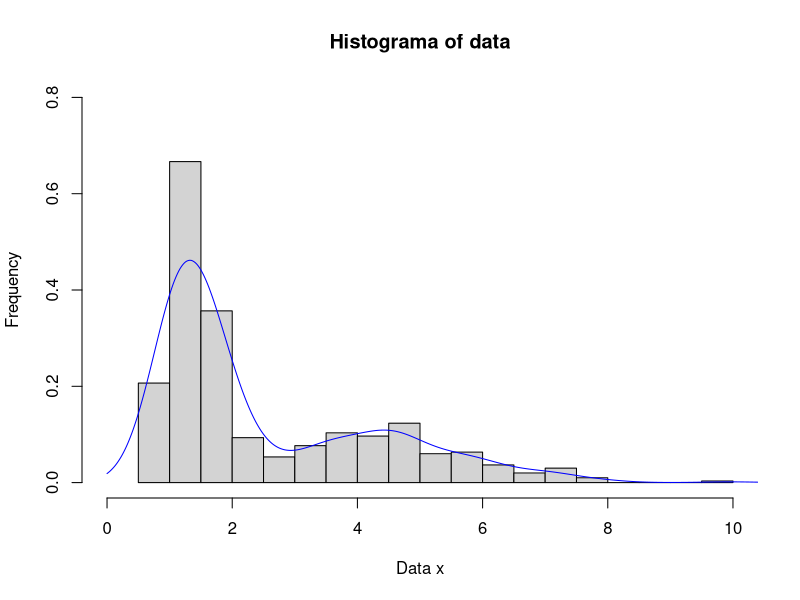
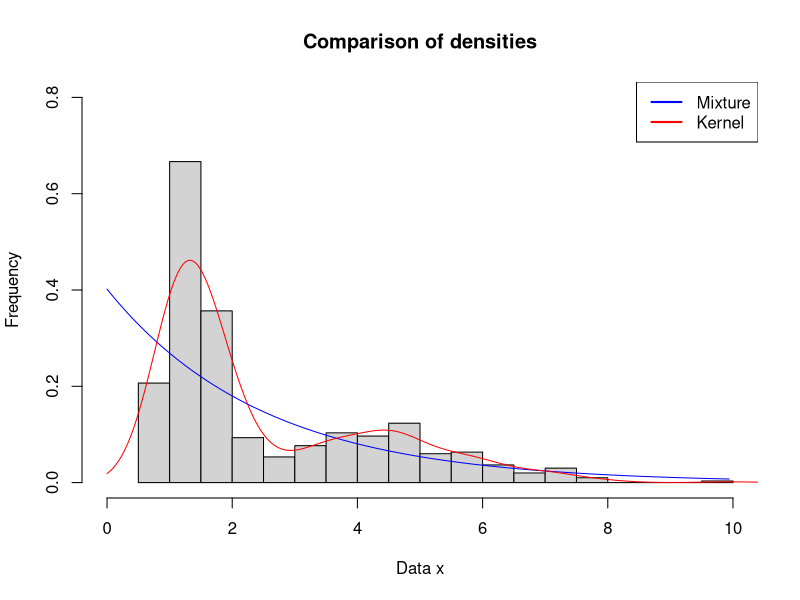
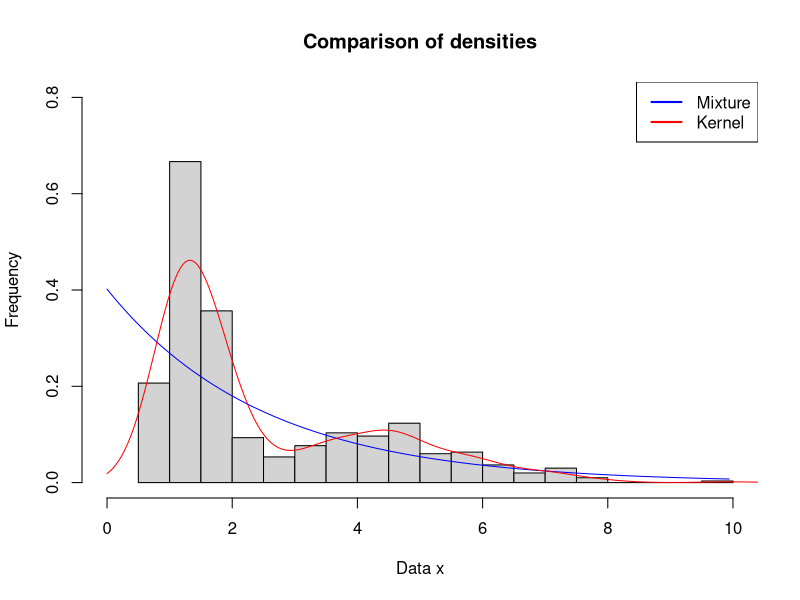
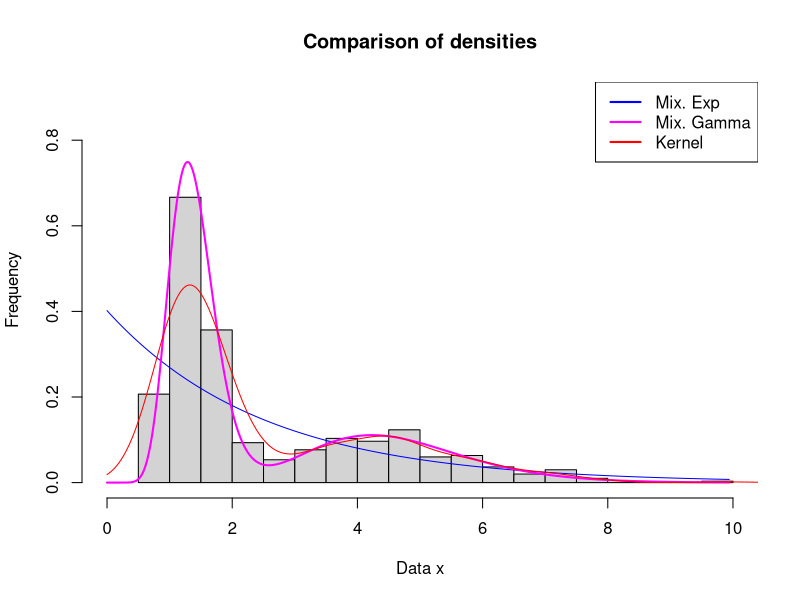
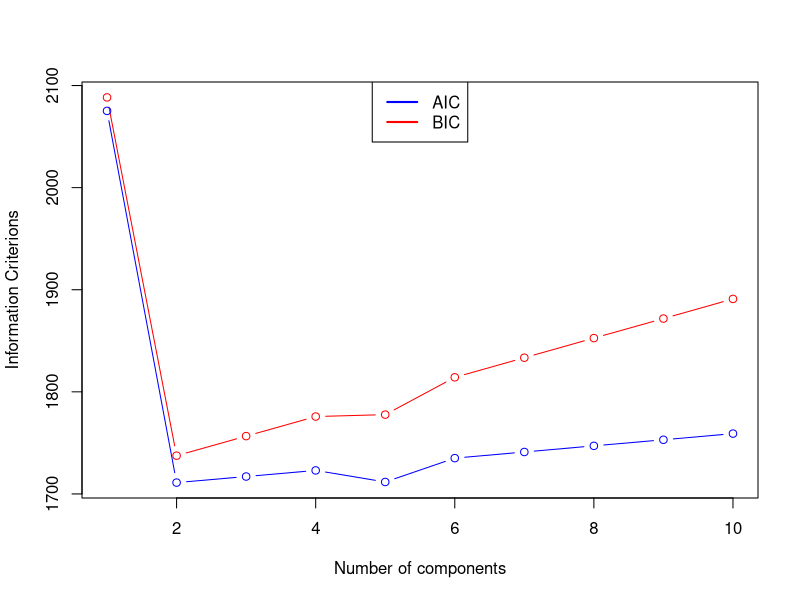
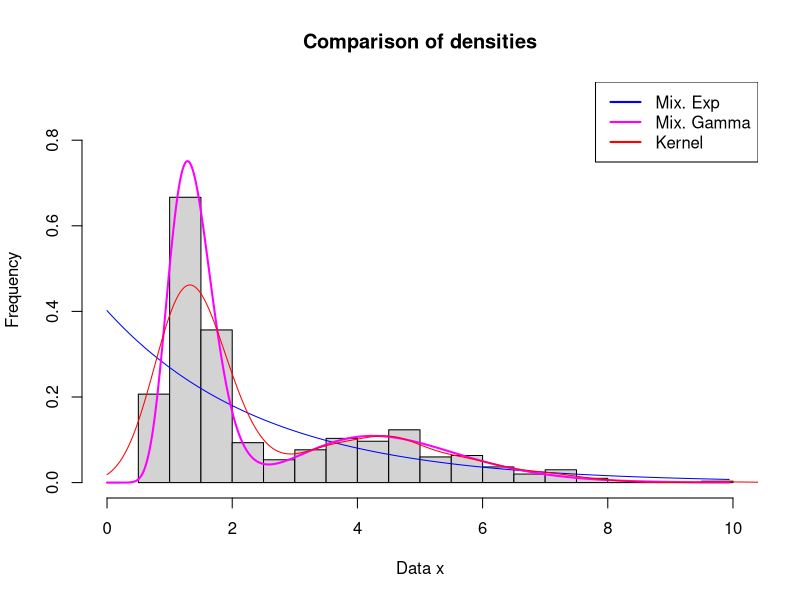

Source code (R) for these figures, in order:
## ---- chunk 1
knitr::opts_chunk$set(echo = TRUE)
library(tidyverse)
## ---- chunk 2
#Let's get some data ...
n <- 600 #Sample size
set.seed(201111754)
X <- data.frame(x= exp(c(rnorm( n = n/3, mean = 0.1,  sd = 0.2),
                     rnorm( n = n/3, mean = 0.5,  sd = 0.2  ),
                     rnorm( n = n/3, mean = 1.5,  sd = 0.3  ))))

hist(x = X$x, 
     main= "Histograma of data",
     xlab = "Data x",
     ylab = "Frequency",
     breaks = 20,
     freq = F,
     ylim = c(0,0.8),
     xlim = c(0,10))
lines(density(X$x,from = 0), col="blue")

## ---- chunk 3
#Find initial values for the EM

m <- 4  #NUmber of components for the mixture

cluster <- kmeans(x = X,
                  centers = m) #Clustering using k means

initial <- X %>% cbind(group = cluster$cluster) %>% 
              group_by(group) %>%  #Summarize by group
              summarise( theta = mean(x), #MLE of theta is the sample mean
                             a =  n() / dim(X)[1]) #Estimate a as the sample proportion

#Store values
Phi_0 <- list(Theta = initial$theta, 
              a = initial$a ) 

initial #Display Values


## ---- chunk 4
# E - Step: Compute the posterior probabilities

f_joint = function(x,y, Phi){ Phi$a[y]*dexp(x = x,rate = 1/Phi$Theta[y]) } #Joint distribution

g_num <- outer(X = X$x, 
               Y = 1:m,  
               Phi = Phi_0, 
               FUN = f_joint ) #Compute the numerator of g for all data

g_denom <- apply(X = g_num,
                 MARGIN = 1,
                 FUN = sum ) #Compute the denominator of g for all data

g_0 <-g_num/g_denom #g is the ratio

colnames(g_0) = outer("g^(0)_,",1:m,FUN = paste0) #Names
rownames(g_0) = outer("X_",1:n,FUN = paste0)

head(g_0) #Display
## ---- chunk 5
#M-step: Compute updated values for the means and the weights with the formulas

# New weights
a_1 = apply(X = g_0,
            MARGIN = 2, #By columns
            FUN = sum)/n

names(a_1) = outer("a_",1:m,FUN = paste0) #Names

#Weighted average
theta_1 = apply(X = X$x*g_0,
                MARGIN = 2, #By columns
                FUN = sum)/(n*a_1)

names(theta_1 ) = outer("theta_",1:m,FUN = paste0) #Names

Phi_k=list(Theta = theta_1, a = a_1 ) #Store values in alist

Phi_k #Display results

## ---- chunk 6

convergence = FALSE #Boolean that denotes the convergence to a solution
k=1 #Stores the value of the current iteration

while(!convergence){
  
#E-Step: Posterior probabilities (same code form above)
g_num <- outer(X = X$x,
               Y = 1:m,
               Phi = Phi_k, 
               FUN = f_joint ) 

g_denom <- apply(X = g_num,
                 MARGIN = 1,
                 FUN = sum )

g_k <-g_num/g_denom

colnames(g_k) = outer("g^(k)_",1:m,FUN = paste0) #Names
rownames(g_k) = outer("X_",1:n,FUN = paste0)

#M-Step: Compute updated values values in the M-step
a_k = apply(X = g_k,
            MARGIN = 2,
            FUN = sum)/n

theta_k = apply(X = X$x*g_k,
                MARGIN = 2,
                FUN = sum)/(n*a_k)

names(a_k) = outer("a_",1:m,FUN = paste0) #Names
names(theta_k ) = outer("theta_",1:m,FUN = paste0) #Names

#Check convergence
convergence <- (sum((Phi_k$Theta-theta_k)^2)+ #L2 norm between iterations
              sum((Phi_k$a-a_k)^2)<0.00001)
  
#Print values of iterations
print(paste0("-------------------------------------------------------------- "))
print(paste0("Iteration ", k))
print(paste0("Parameter Theta"))
print(theta_k)
print(paste0("Weights a"))
print(a_k)

#Update new value of parameters
Phi_k=list(Theta = theta_k, a = a_k )
k=k+1

}

## ---- chunk 7
#Density of the mixture
fitted_density = function(x){ apply(X = outer(X = x,
                                              Y = 1:m,
                                              FUN = f_joint,
                                              Phi=Phi_k),
                                    MARGIN = 1,
                                    FUN = sum)}

#Some values for a grid
xval = seq(0,max(X$x),0.01) #Grid of X values 
fval = fitted_density(xval) #Density evaluated

#Plot the fitted densities
hist(x = X$x,   #Plot data
     main= "Comparison of densities",
     xlab = "Data x",
     ylab = "Frequency",
     breaks = 20,
     freq = F,
     ylim = c(0,0.8),
     xlim = c(0,10))
lines(xval,  #Plot fitted density
      fval,
      type="l",
      col="blue")
lines(density(X$x,from = 0),  #Plot fitted kernel
      col="red")
legend('topright', 
       col=c("blue", 'red'), 
       lwd=2, 
       legend=c("Mixture", "Kernel"))
## ---- chunk 8
#install.packages("mixtools")
library(mixtools)
## ---- chunk 9
#Fit the model
fit_exp <- expRMM_EM(x = X$x, #Data
                     k = m, #NUmber of components
                     lambda = Phi_0$a, #Starting values for lambda (optional)
                     rate = Phi_0$Theta^(-1) ) #Starting values for the rates (optional)

#Obtain estimations
lambda <- fit_exp$lambda
means <- fit_exp$rate^(-1)

names(lambda) = outer("a_",1:m,FUN = paste0) #Names
names(means) = outer("theta_",1:m,FUN = paste0) #Names

Phi_exp <-list(Theta = means, 
                   a = lambda)

#See estimates
Phi_exp
## ---- chunk 10

#Density of the mixture
fitted_density_exp = function(x){ apply(X = outer(X = x, 
                                                  Y = 1:m,
                                                  FUN = f_joint, 
                                                  Phi=Phi_exp ),
                                        MARGIN = 1,
                                        FUN = sum)}

#Evaluate fitted density
fval_exp=fitted_density_exp(xval) 

#Plot the fitted densities
hist(x = X$x,   #Plot data
     main= "Comparison of densities",
     xlab = "Data x",
     ylab = "Frequency",
     breaks = 20,
     freq = F,
     ylim = c(0,0.8),
     xlim = c(0,10))
lines(xval,  #Plot fitted density
      fval_exp,
      type="l",
      col="blue")
lines(density(X$x,from = 0),  #Plot fitted kernel
      col="red")
legend('topright', 
       col=c("blue", 'red'), 
       lwd=2, 
       legend=c("Mixture", "Kernel"))

## ---- chunk 11
#Fit the model
fit_gamma<- gammamixEM(x = X$x, #Data 
                     k = m , #Number of components
                     fix.alpha = T, #Same shape parameter (optional)
                     lambda = Phi_0$a, #Use the clustering proportions as starting values for the weights
                    mom.start = T ) #Find starting values for shape and rate parameters  using method of moments.

#Obtain estimations
Phi_gamma <-list(alpha = fit_gamma$gamma.pars[1,],
                  beta = fit_gamma$gamma.pars[2,], 
                     a = fit_gamma$lambda)

#See estimates
Phi_gamma
## ---- chunk 12

#Joint distribution 
f_joint_gamma <- function(x,y,Phi){ Phi$a[y]*dgamma(x = x, 
                                                    scale = Phi_gamma$beta[y],
                                                    shape = Phi_gamma$alpha[y] ) }

#Density of the mixture
fitted_density_gamma = function(x){ apply(X = outer(X = x,
                                                    Y = 1:m,
                                                    FUN = f_joint_gamma,
                                                    Phi=Phi_gamma ),
                                          MARGIN = 1,
                                          FUN = sum)}

#Some values for a grid
fval_gamma=fitted_density_gamma(xval)

#Plot the fitted densities
hist(x = X$x,   #Plot data
     main= "Comparison of densities",
     xlab = "Data x",
     ylab = "Frequency",
     breaks = 20,
     freq = F,
     ylim = c(0,0.9),
     xlim = c(0,10))
lines(xval,  #Plot fitted mixture of exponetial density
      fval_exp,
      type="l",
      col="blue")
lines(xval,  #Plot fitted mixture of gamma density
      fval_gamma,
      type="l",
      lwd=2,
      col="magenta")
lines(density(X$x,from = 0),  #Plot fitted kernel
      col="red")
legend('topright', 
       col=c("blue","magenta", 'red'), 
       lwd=2, 
       legend=c("Mix. Exp", "Mix. Gamma", "Kernel"))
## ---- chunk 13

#Vector containing the values of information criteria
AIC=numeric(0)
BIC=numeric(0)

for(i in 1:10){ #Fit for m=1, ..., 10 componets. Here 10 was arbitrary.
  
  #Fit mixture model 
  fit_gamma_temp<- gammamixEM(x = X$x, k = i )
  
  #Obtain information criterions
  AIC_temp <- 2*(3*i)-2*(fit_gamma_temp$loglik)
  BIC_temp <- log(n)*(3*i)-2*(fit_gamma_temp$loglik)
  
  #Store values in the vector
  AIC <-c(AIC,AIC_temp)
  BIC <-c(BIC,BIC_temp)
  
}

#Plot AIC and BIC curves
plot(1:length(BIC),BIC,
     xlab = "Number of components",
     ylab = "Information Criterions",
     type = "b", 
     col="red",
     ylim = c(min(AIC),max(BIC)))
lines(1:length(AIC),AIC,
      type = "b",
      col="blue")
legend('top', 
       col=c("blue", 'red'), 
       lwd=2, 
       legend=c("AIC", "BIC"))
## ---- chunk 14
#Fit the model with the number of components that minimizes AIC
fit_gamma<- gammamixEM(x = X$x, #Data 
                     k = which.min(AIC))

#Obtain estimations
Phi_gamma <-list(alpha = fit_gamma$gamma.pars[1,],
                  beta = fit_gamma$gamma.pars[2,], 
                     a = fit_gamma$lambda)

#See estimates
Phi_gamma

#Density of the mixture
fitted_density_gamma = function(x){ apply(X = outer(X = x,
                                                    Y = 1:which.min(AIC),
                                                    FUN = f_joint_gamma,
                                                    Phi=Phi_gamma ),
                                          MARGIN = 1,
                                          FUN = sum)}

#Some values for a grid
fval_gamma=fitted_density_gamma(xval)


#Plot the fitted densities
hist(x = X$x,   #Plot data
     main= "Comparison of densities",
     xlab = "Data x",
     ylab = "Frequency",
     breaks = 20,
     freq = F,
     ylim = c(0,0.9),
     xlim = c(0,10))
lines(xval,  #Plot fitted mixture of exponetial density
      fval_exp,
      type="l",
      col="blue")
lines(xval,  #Plot fitted mixture of gamma density
      fval_gamma,
      type="l",
      lwd=2,
      col="magenta")
lines(density(X$x,from = 0),  #Plot fitted kernel
      col="red")
legend('topright', 
       col=c("blue","magenta", 'red'), 
       lwd=2, 
       legend=c("Mix. Exp", "Mix. Gamma", "Kernel"))
